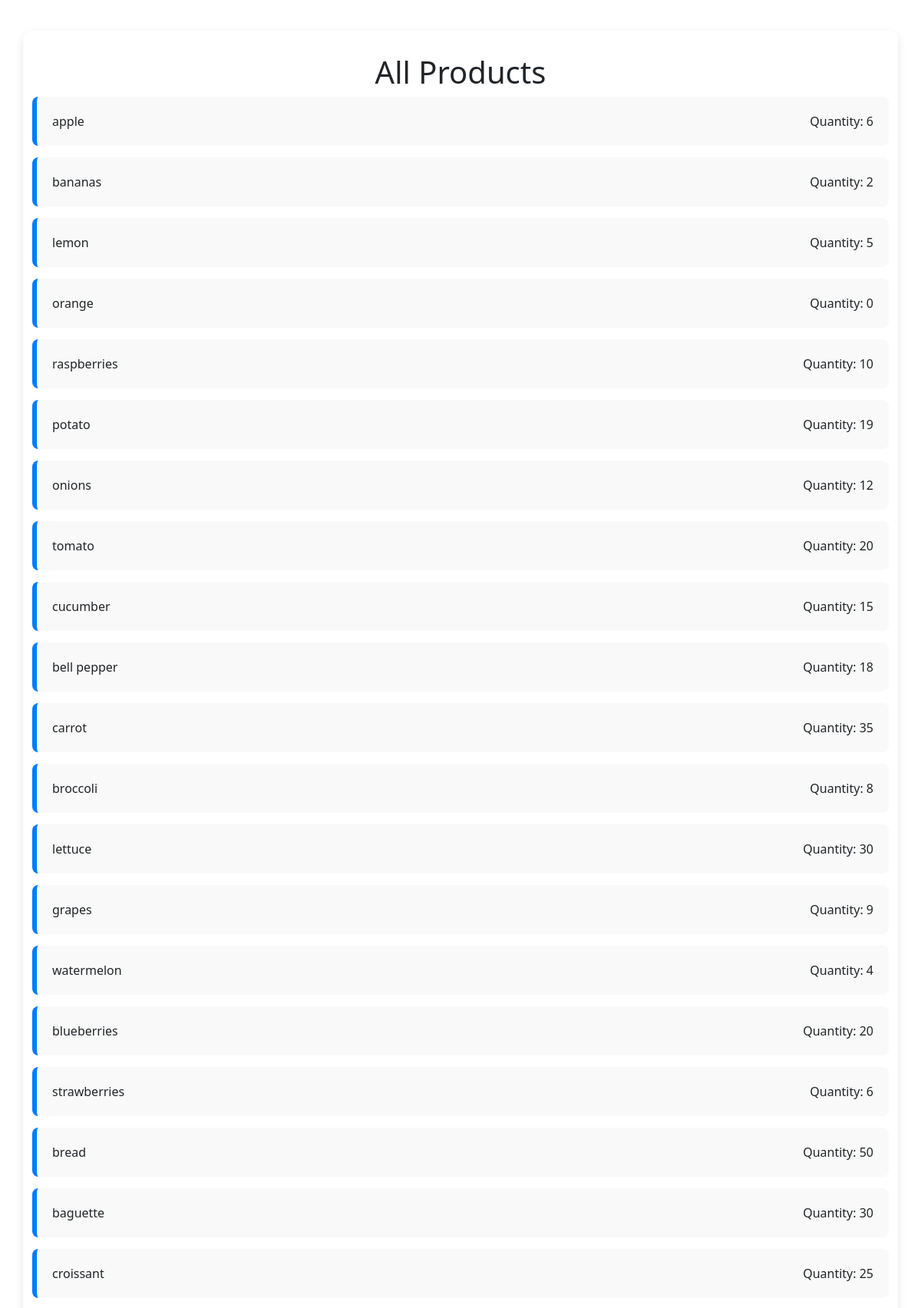
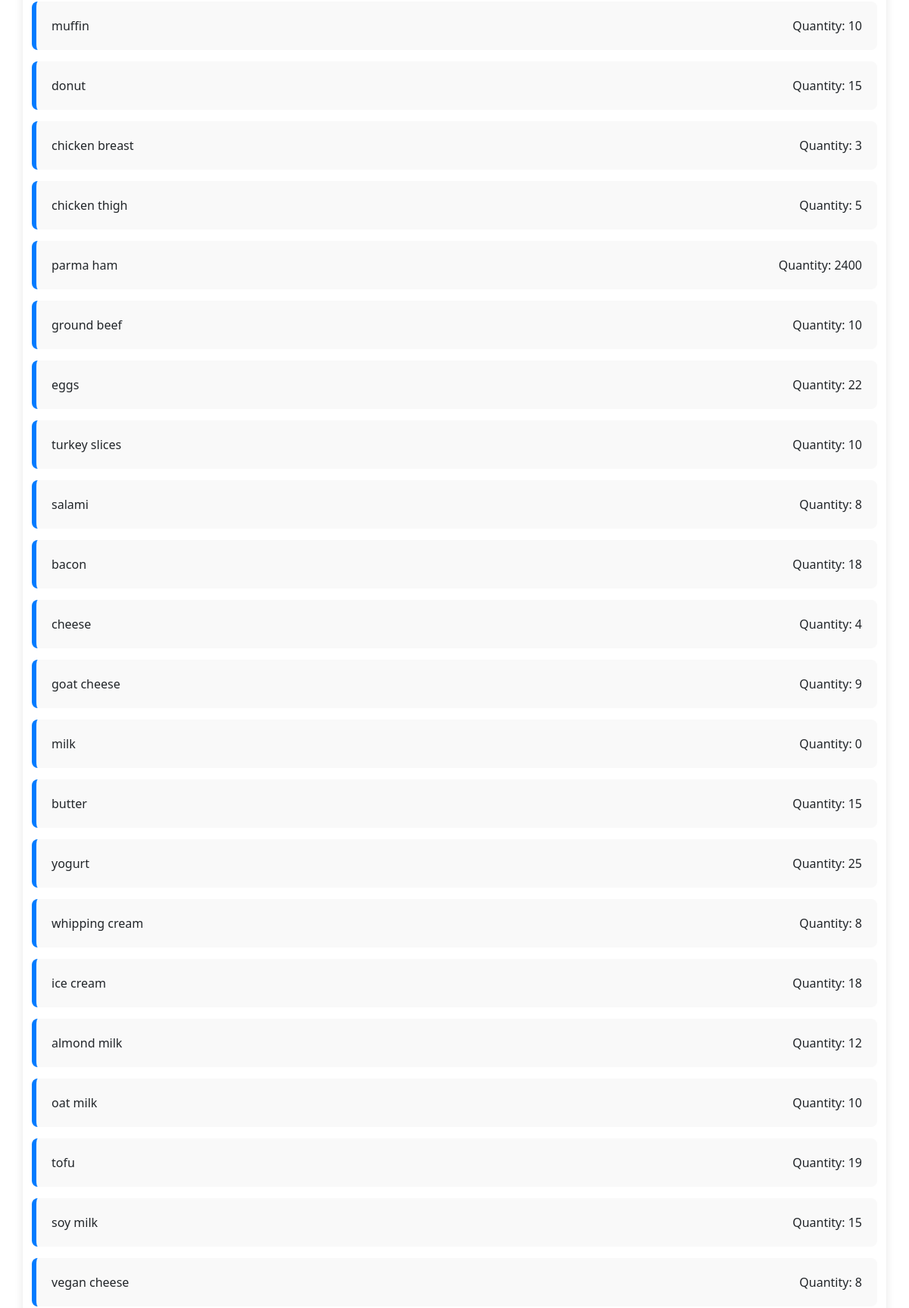
Page /products (upper part) on the committed database (2 pictures, top to bottom).
### models/product.py (models this page shows, shortened)
class Product(db.Model):
    __tablename__ = "product"
    id = mapped_column(Integer, primary_key=True, autoincrement=True)
    name = mapped_column(String)
    qty = mapped_column(Integer, default=0)
    price = mapped_column(Float)
    category_id = mapped_column(Integer, ForeignKey("categories.id"))
    category = relationship("Category", back_populates="products")
    product_order = relationship("ProductOrder", back_populates="product")

### app.py (the view)
@app.route("/products")
def show_products():
    products = db.session.execute(db.select(Product)).scalars()
    return render_template("products.html", data = products)

### templates/products.html (shortened to what this page needs)
{% extends "base.html" %}
{% block content %}
    <h1>All Products</h1>
    <ul class="customers-list">
        {% for product in data %}
        <li>
            <div class="customer-info">
                <span class="customer-name">{{ product.name }}</span>
                <span class="customer-phone">Quantity: {{ product.qty }}</span>
            </div>
        </li>
        {% endfor %}
    </ul>
{% endblock %}

### static/style.css (style rules this page uses)
body { background-color: #a3a2a2; color: #333; font-family: "Segoe UI", Tahoma, Geneva, Verdana, sans-serif; margin: 0; padding: 0; min-height: 100vh; }
h1 { color: #222; font-weight: 600; text-align: center; margin-bottom: 30px; }
ul.customers-list { list-style: none; padding: 0; }
ul.customers-list li { background-color: #f9f9f9; border-left: 6px solid #007BFF; margin-bottom: 15px; padding: 20px; border-radius: 8px; }
.customer-info { display: flex; justify-content: space-between; flex-wrap: wrap; }

### rows in the picture
Product: name "apple", qty "6"
Product: name "bananas", qty "2"
Product: name "lemon", qty "5"
Product: name "orange", qty "0"
Product: name "raspberries", qty "10"
Product: name "potato", qty "19"
Product: name "onions", qty "12"
Product: name "tomato", qty "20"
Product: name "cucumber", qty "15"
Product: name "bell pepper", qty "18"
Product: name "carrot", qty "35"
Product: name "broccoli", qty "8"
Product: name "lettuce", qty "30"
Product: name "grapes", qty "9"
Product: name "watermelon", qty "4"
Product: name "blueberries", qty "20"
Product: name "strawberries", qty "6"
Product: name "bread", qty "50"
Product: name "baguette", qty "30"
Product: name "croissant", qty "25"
Product: name "muffin", qty "10"
Product: name "donut", qty "15"
Product: name "chicken breast", qty "3"
Product: name "chicken thigh", qty "5"
Product: name "parma ham", qty "2400"
Product: name "ground beef", qty "10"
Product: name "eggs", qty "22"
Product: name "turkey slices", qty "10"
Product: name "salami", qty "8"
Product: name "bacon", qty "18"
Product: name "cheese", qty "4"
Product: name "goat cheese", qty "9"
Product: name "milk", qty "0"
Product: name "butter", qty "15"
Product: name "yogurt", qty "25"
Product: name "whipping cream", qty "8"
Product: name "ice cream", qty "18"
Product: name "almond milk", qty "12"
Product: name "oat milk", qty "10"
Product: name "tofu", qty "19"
Product: name "soy milk", qty "15"
Product: name "vegan cheese", qty "8"
